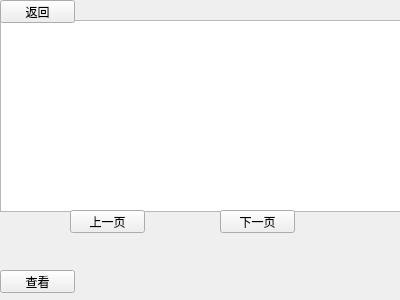
<?xml version="1.0" encoding="UTF-8"?>
<ui version="4.0">
 <class>update_list</class>
 <widget class="QWidget" name="update_list">
  <property name="geometry">
   <rect>
    <x>0</x>
    <y>0</y>
    <width>400</width>
    <height>300</height>
   </rect>
  </property>
  <property name="windowTitle">
   <string>Form</string>
  </property>
  <widget class="QTableWidget" name="tableWidget">
   <property name="geometry">
    <rect>
     <x>0</x>
     <y>20</y>
     <width>401</width>
     <height>192</height>
    </rect>
   </property>
  </widget>
  <widget class="QPushButton" name="pushButton">
   <property name="geometry">
    <rect>
     <x>0</x>
     <y>0</y>
     <width>75</width>
     <height>23</height>
    </rect>
   </property>
   <property name="text">
    <string>返回</string>
   </property>
  </widget>
  <widget class="QPushButton" name="pushButton_2">
   <property name="geometry">
    <rect>
     <x>70</x>
     <y>210</y>
     <width>75</width>
     <height>23</height>
    </rect>
   </property>
   <property name="text">
    <string>上一页</string>
   </property>
  </widget>
  <widget class="QPushButton" name="pushButton_3">
   <property name="geometry">
    <rect>
     <x>220</x>
     <y>210</y>
     <width>75</width>
     <height>23</height>
    </rect>
   </property>
   <property name="text">
    <string>下一页</string>
   </property>
  </widget>
  <widget class="QPushButton" name="pushButton_4">
   <property name="geometry">
    <rect>
     <x>0</x>
     <y>270</y>
     <width>75</width>
     <height>23</height>
    </rect>
   </property>
   <property name="text">
    <string>查看</string>
   </property>
  </widget>
 </widget>
 <resources/>
 <connections/>
</ui>
